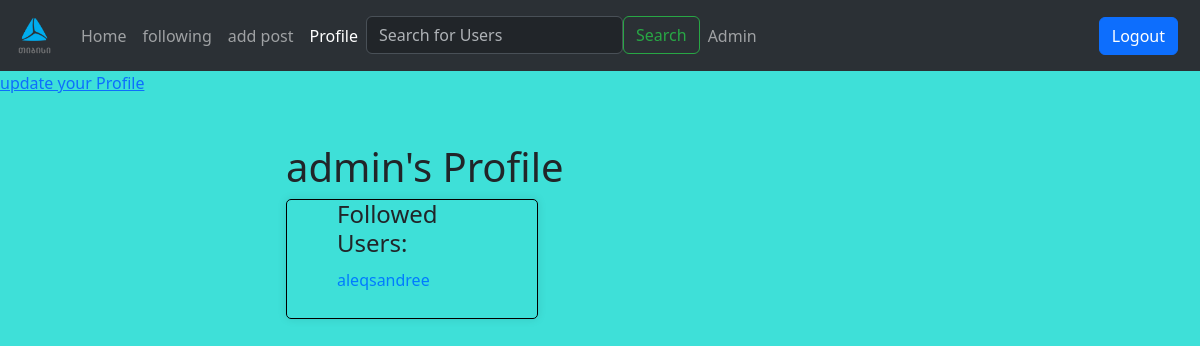
Before: /profile/admin (signed in) with the older database file.
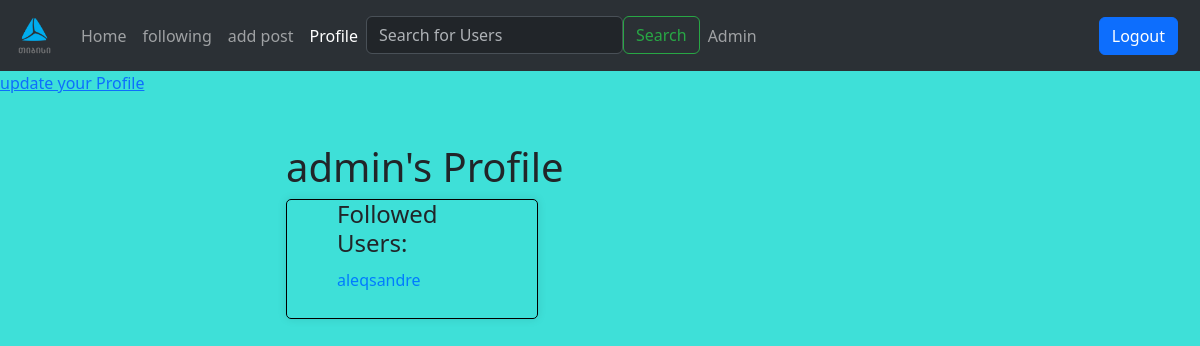
After: the same page with the newer database file.
### models.py (models this page shows, shortened)
class User(db.Model, UserMixin):
    id = db.Column(db.Integer, primary_key=True, autoincrement=True)
    user_name = db.Column(db.String, unique=True)
    password = db.Column(db.String)
    role = db.Column(db.String, default = 'guest')
    followers = db.relationship('Follower', foreign_keys='Follower.followed_id', backref='followed', lazy='dynamic')
    followed = db.relationship('Follower', foreign_keys='Follower.follower_id', backref='follower', lazy='dynamic')
    profile_image = db.Column(db.String(120), nullable=True)
    def is_following(self, user):
        return self.followed.filter_by(followed_id=user.id).first() is not None

### routes.py (the view)
@app.route('/profile/<username>')
@login_required
def profile(username):
    user = User.query.filter_by(user_name=username).first_or_404()
    is_following = current_user.is_following(user)
    yesterday = datetime.now() - timedelta(days=1)
    recent_entries = db.session.query(Post).filter(Post.created_at >= yesterday).filter(Post.user == user).all()
    followed_users = User.query.join(Follower, Follower.followed_id == User.id).filter(Follower.follower_id == user.id).all()
    return render_template('profile.html', user=user, posts=recent_entries, is_following=is_following, followed_users=followed_users)

### models.py (called while the page is built)
@login_manager.user_loader
def load_user(id):
    return User.query.get(id)

### templates/profile.html (shortened to what this page needs)
{% extends "layout.html" %}
{% block content %}
{% if current_user.is_authenticated and current_user == user %}
    <a  href="{{ url_for('update_profile', username=current_user.user_name)}}">update your Profile</a>
{% endif %}
<div class="container mt-5">
    <div class="d-flex justify-content-center ">
    <div class="pls" style="width: 700px;">
        <h1 class="profile-name-user">{{ user.user_name }}'s Profile</h1>
        <div class="profile">
            <div class="profile-sidebar">
                <h4>Followed Users:</h4>
                <ul>
                {% for followed_user in followed_users %}
                    <li><a href="{{ url_for('profile', username=followed_user.user_name) }}">{{ followed_user.user_name }}</a></li>
                {% endfor %}
                  </ul>
         </div>
         </div>
</div>
</div>
</div>
{% endblock %}

Changed rows visible on the page:
changed User: user_name "aleqsandree" → "aleqsandre"
